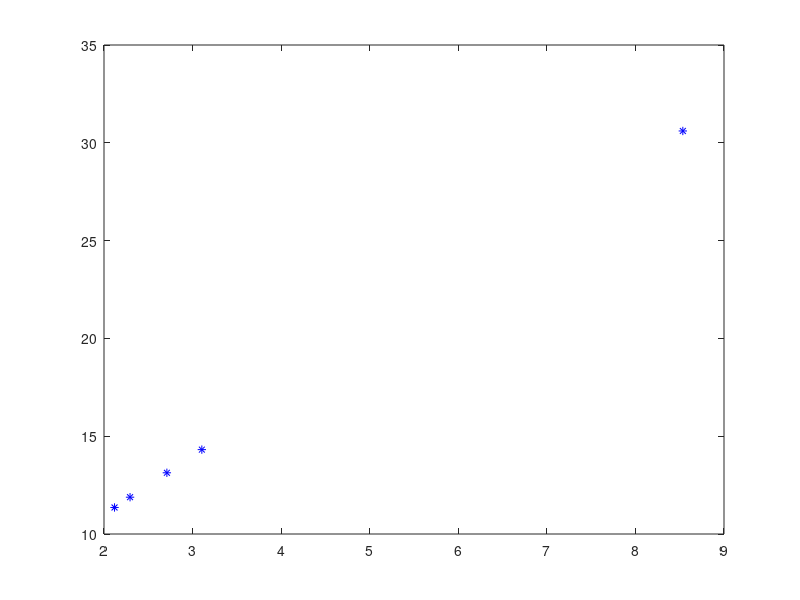

This figure's MATLAB source: (Note: this script raises an error after producing the figure.)
clc;close all;clear all;
% Data
x = rand(5,1) * 10;
y = 3 * (x) + 5;

figure 1;
title 'Data Points';
plot(x,y,'b*');

% Declare initial weights
weights = [
0
0
];

X = [ones(length(x),1) x];  % This is done for getting the bias into account and making things easier

disp(['The initial cost is ', num2str(CostFunction(x,y,weights))]);
disp('The current weights are : ');
disp(weights);

figure 2;
% Plot our initial data
title 'Initial Points'
plot(x,y,'b*',x,X*weights,'r--');

disp('Press anything to start gradient descent');

iterations = input('Enter the number of iterations : ');
alpha = input('Enter the learning rate : ');
costHistory = [];
for i=1:iterations  
  [ weights, cost ] = GradientDescentSingleVariable(x, y, alpha, weights);
  costHistory(length(costHistory) + 1) = cost;  
end

bar(costHistory);
disp([num2str(iterations), ' iterations done, the final weights are : ']);
disp(weights);

figure 3;
% Plot our final data
plot(x,y,'b*',x,X*weights,'r--'); title 'Final output';
